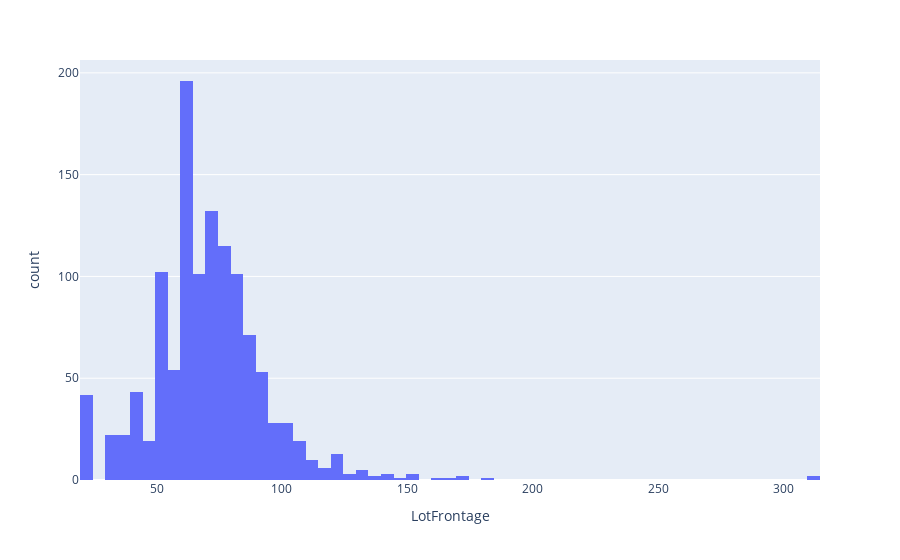

Write notebook code for a chart like this one.
### Markdown cell above
Linear feet of street connected to property

### Code cell
explore('LotFrontage')

### Figure 1 — Plotly figure (JSON) as saved in the notebook; plotly's stock layout.template omitted (floating-point values rounded to 4 significant figures; data arrays with more than 128 entries replaced by an {"elided": "..."} marker saying what was removed)
{"data": [{"alignmentgroup": "True", "bingroup": "x", "hovertemplate": "LotFrontage=%{x}<br>count=%{y}<extra></extra>", "legendgroup": "", "marker": {"color": "#636efa", "pattern": {"shape": ""}}, "name": "", "offsetgroup": "", "orientation": "v", "showlegend": false, "type": "histogram", "x": {"elided": "1460 int values"}, "xaxis": "x", "yaxis": "y"}], "layout": {"barmode": "relative", "legend": {"tracegroupgap": 0}, "margin": {"t": 60}, "xaxis": {"anchor": "y", "domain": [0, 1], "title": {"text": "LotFrontage"}}, "yaxis": {"anchor": "x", "domain": [0, 1], "title": {"text": "count"}}}}
